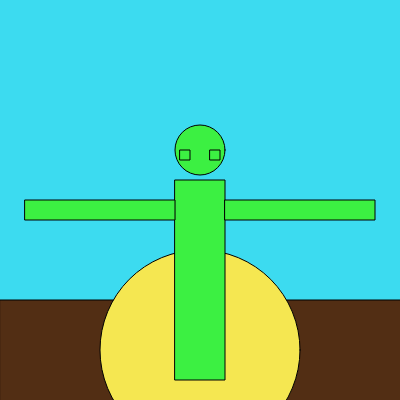
Frame 1 (no input)
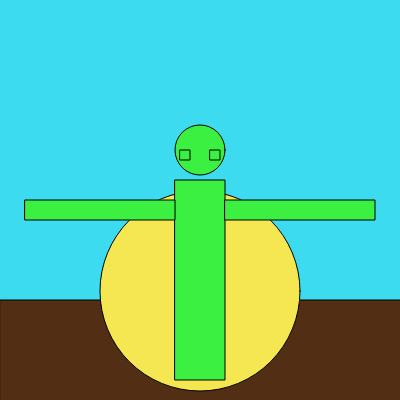
Frame 60 (no input)
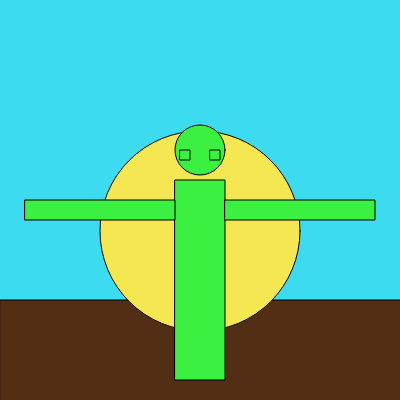
Frame 120 (the mouse pressed at the canvas centre since frame 60)

The p5.js sketch that drew these frames (run headless with seeded random() and noise() and a simulated clock; from frame 60 on, the mouse is pressed at the canvas centre):

// p5.js sketch
// ── sketch.js
let sunrise = 0;

function setup() {
  createCanvas(400, 400);
}

function draw() {
  background(60, 219, 240);
 fill(82, 46, 20);
  rect(0,300,500)
  
  fill(245, 231, 81);
  ellipse (200,sunrise+350,200);
  sunrise=sunrise-1;
  
    fill(60, 240, 66)
 ellipse(200,150,50);
  rect(175,180,50,200);
  rect(180,150,10);
  rect(210,150,10);
rect(25,200,150,20 );
rect(225,200,150,20);

  




} 
